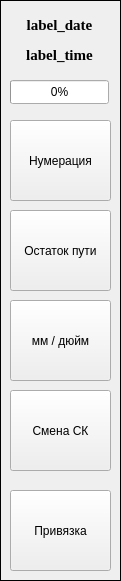
   <widget class="QFrame" name="frame_10">
    <property name="geometry">
     <rect>
      <x>690</x>
      <y>0</y>
      <width>121</width>
      <height>581</height>
     </rect>
    </property>
    <property name="frameShape">
     <enum>QFrame::Shape::Box</enum>
    </property>
    <property name="frameShadow">
     <enum>QFrame::Shadow::Plain</enum>
    </property>
    <widget class="QPushButton" name="button_ostatok">
     <property name="geometry">
      <rect>
       <x>10</x>
       <y>210</y>
       <width>101</width>
       <height>81</height>
      </rect>
     </property>
     <property name="text">
      <string>Остаток пути</string>
     </property>
    </widget>
    <widget class="QPushButton" name="button_mmdyum">
     <property name="geometry">
      <rect>
       <x>10</x>
       <y>300</y>
       <width>101</width>
       <height>81</height>
      </rect>
     </property>
     <property name="text">
      <string>мм / дюйм</string>
     </property>
    </widget>
    <widget class="QPushButton" name="button_changesk">
     <property name="geometry">
      <rect>
       <x>10</x>
       <y>390</y>
       <width>101</width>
       <height>81</height>
      </rect>
     </property>
     <property name="text">
      <string>Смена СК</string>
     </property>
    </widget>
    <widget class="QPushButton" name="button_priv">
     <property name="geometry">
      <rect>
       <x>10</x>
       <y>490</y>
       <width>101</width>
       <height>81</height>
      </rect>
     </property>
     <property name="text">
      <string>Привязка</string>
     </property>
    </widget>
    <widget class="QPushButton" name="button_numeration">
     <property name="geometry">
      <rect>
       <x>10</x>
       <y>120</y>
       <width>101</width>
       <height>81</height>
      </rect>
     </property>
     <property name="text">
      <string>Нумерация</string>
     </property>
    </widget>
    <widget class="QProgressBar" name="progressBar_runtime">
     <property name="geometry">
      <rect>
       <x>10</x>
       <y>80</y>
       <width>99</width>
       <height>24</height>
      </rect>
     </property>
     <property name="value">
      <number>0</number>
     </property>
     <property name="alignment">
      <set>Qt::AlignmentFlag::AlignCenter</set>
     </property>
    </widget>
    <widget class="QLabel" name="label_time">
     <property name="geometry">
      <rect>
       <x>10</x>
       <y>40</y>
       <width>99</width>
       <height>29</height>
      </rect>
     </property>
     <property name="font">
      <font>
       <family>Times New Roman</family>
       <pointsize>11</pointsize>
       <bold>true</bold>
      </font>
     </property>
     <property name="text">
      <string>label_time</string>
     </property>
     <property name="alignment">
      <set>Qt::AlignmentFlag::AlignCenter</set>
     </property>
    </widget>
    <widget class="QLabel" name="label_date">
     <property name="geometry">
      <rect>
       <x>10</x>
       <y>10</y>
       <width>99</width>
       <height>29</height>
      </rect>
     </property>
     <property name="font">
      <font>
       <family>Times New Roman</family>
       <pointsize>11</pointsize>
       <bold>true</bold>
      </font>
     </property>
     <property name="text">
      <string>label_date</string>
     </property>
     <property name="alignment">
      <set>Qt::AlignmentFlag::AlignCenter</set>
     </property>
    </widget>
   </widget>
